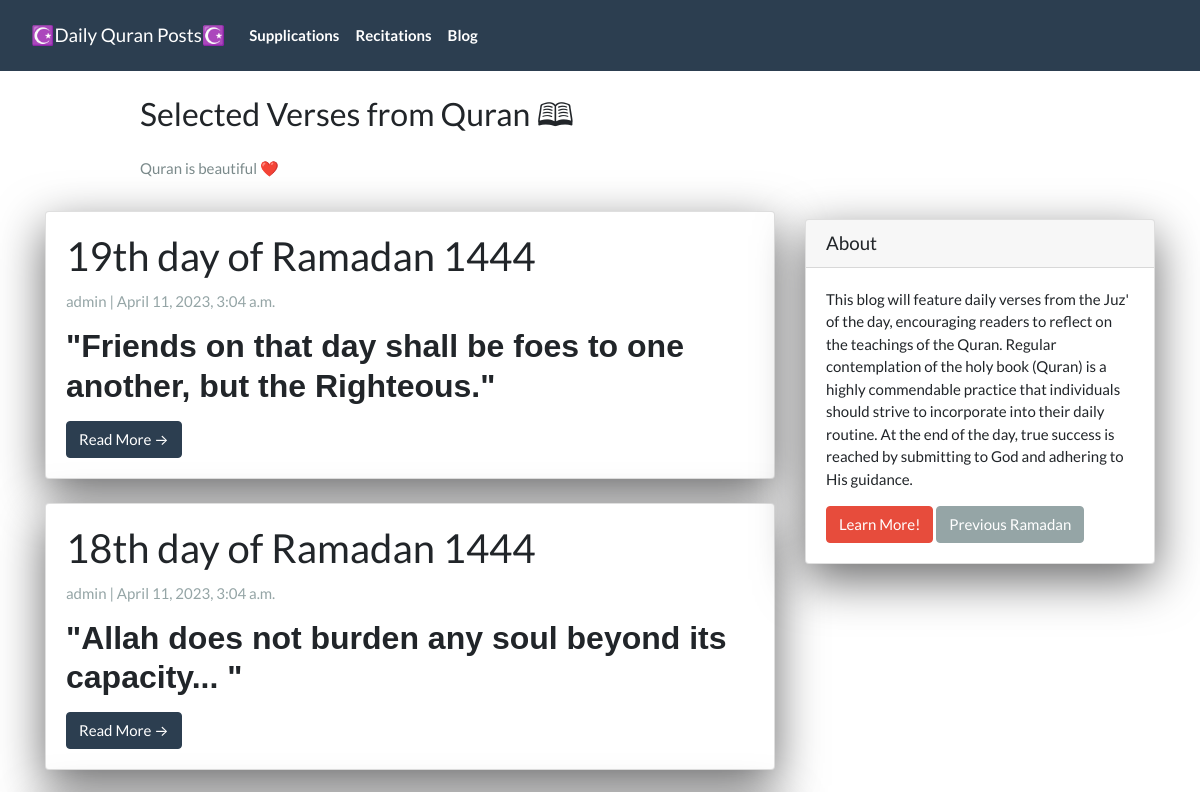
Before: / (upper part) with the older database file.
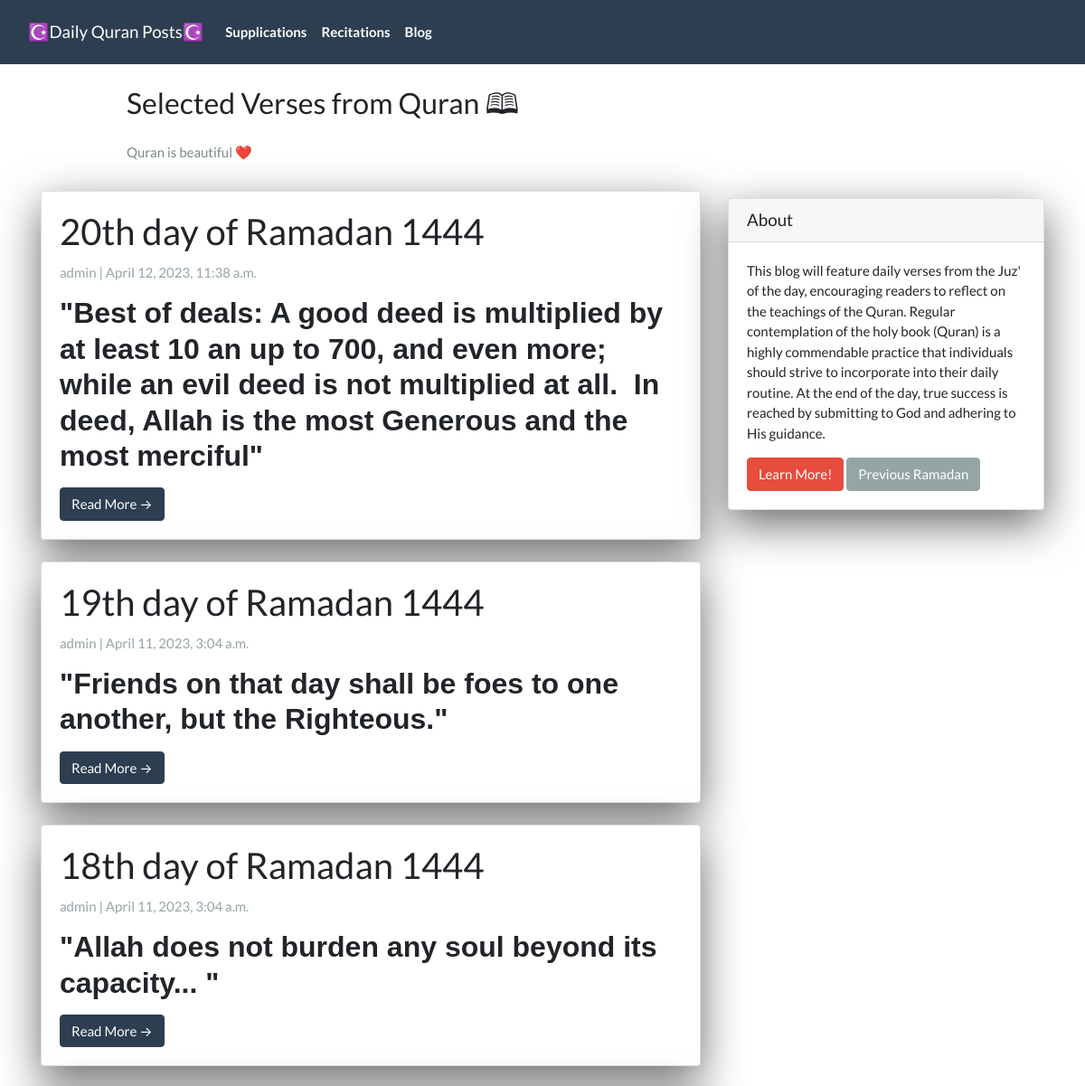
After: the same page with the newer database file.
### App/models.py (models this page shows, shortened)
class Post(models.Model):
  title =  models.CharField(max_length=200, unique=True)
  slug =   models.SlugField(max_length=200, unique=True)
  author = models.ForeignKey(User, on_delete=models.CASCADE, related_name='blog_posts')
  created_on = models.DateTimeField(auto_now_add=True)
  updated_on = models.DateTimeField(auto_now=True)
  summary = RichTextField(blank=True, null=True)
  content = RichTextField(blank=True, null=True)
  video_link = EmbedVideoField(blank=True, null=True)
  status = models.IntegerField(choices=STATUS, default=0)
  class Meta:
    ordering = ['-created_on']

### App/views.py (the view)
# urls.py: path('',                PostList.as_view(),           name="home"),
class PostList(generic.ListView):
  queryset = Post.objects.filter(status=1).order_by('-created_on')
  template_name = 'index.html'

### App/templates/index.html (shortened to what this page needs)
{% extends "base.html" %}
{% block content %}
<header class="masthead">
  <div class="container">
    <div class="row">
      <div class=" col-md-8 col-md-10 mx-auto">
        <div class="site-heading">
          <h3 class=" site-heading my-4 mt-3 text-black">Selected Verses from Quran 🕮 </h3>
          <p class="text-dark">Quran is beautiful ❤️</p>
        </div>
      </div>
    </div>
  </div>
</header>
<div class="container">
  <div class="row">
    <div class="col-md-8 mt-3 left">
      {% for post in post_list %}
      <div class="card mb-4">
        <div class="card-body">
          <h2 class="card-title">{{ post.title }}</h2>
          <p class="card-text text-muted h6">{{ post.author }} | {{ post.created_on}} </p>
          <p class="card-text">{{post.summary | safe}}</p>
          <a href="{% url 'post_detail' post.slug  %}" class="btn btn-primary">Read More &rarr;</a>
        </div>
      </div>
      {% endfor %}
    </div>
    {% block sidebar %}
    {% include 'sidebar.html' %}
    {% endblock sidebar %}
  </div>
</div>
{%endblock%}

Changed rows visible on the page:
added Post: title "20th day of Ramadan 1444", author "admin", created_on "April 12, 2023, 11:38 a.m.", summary "\"Best of deals: A good deed is multiplied by at least 10 an up to 700, and even more; while an evil deed is not multiplied at all. In deed, Allah is the most Generous and the most merciful\""
